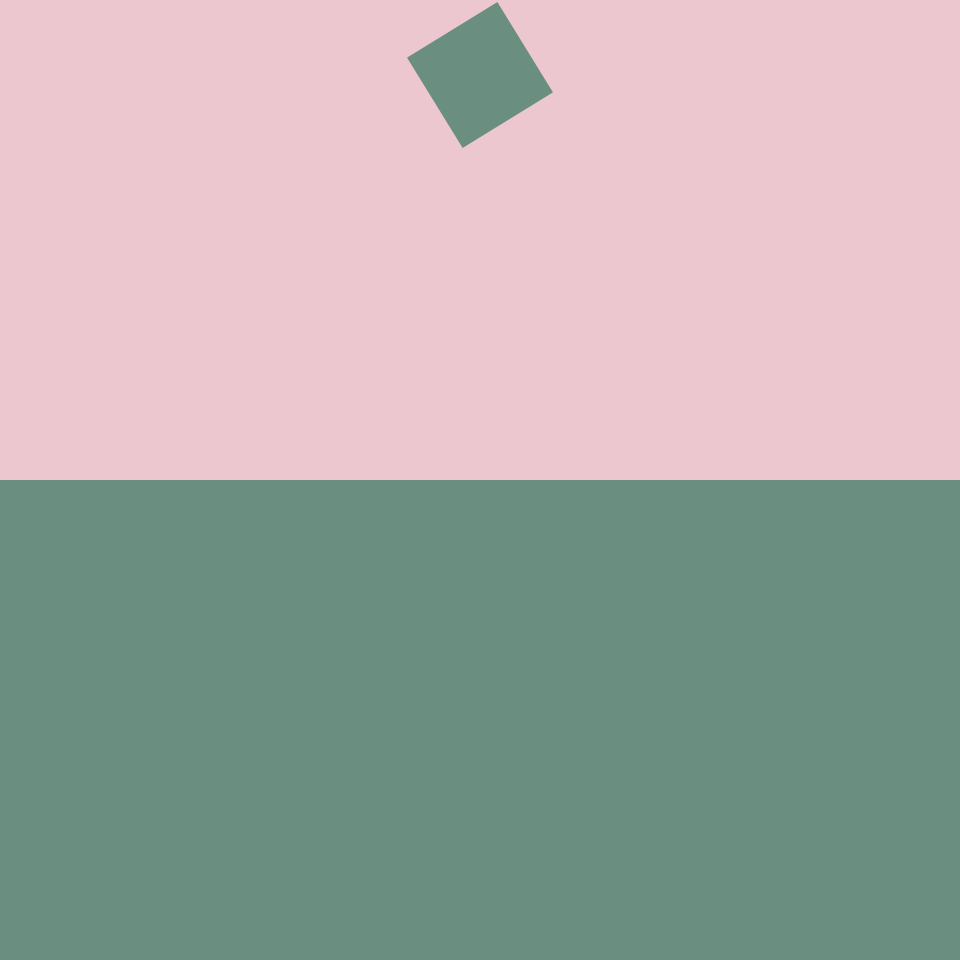
Frame 1 (no input)
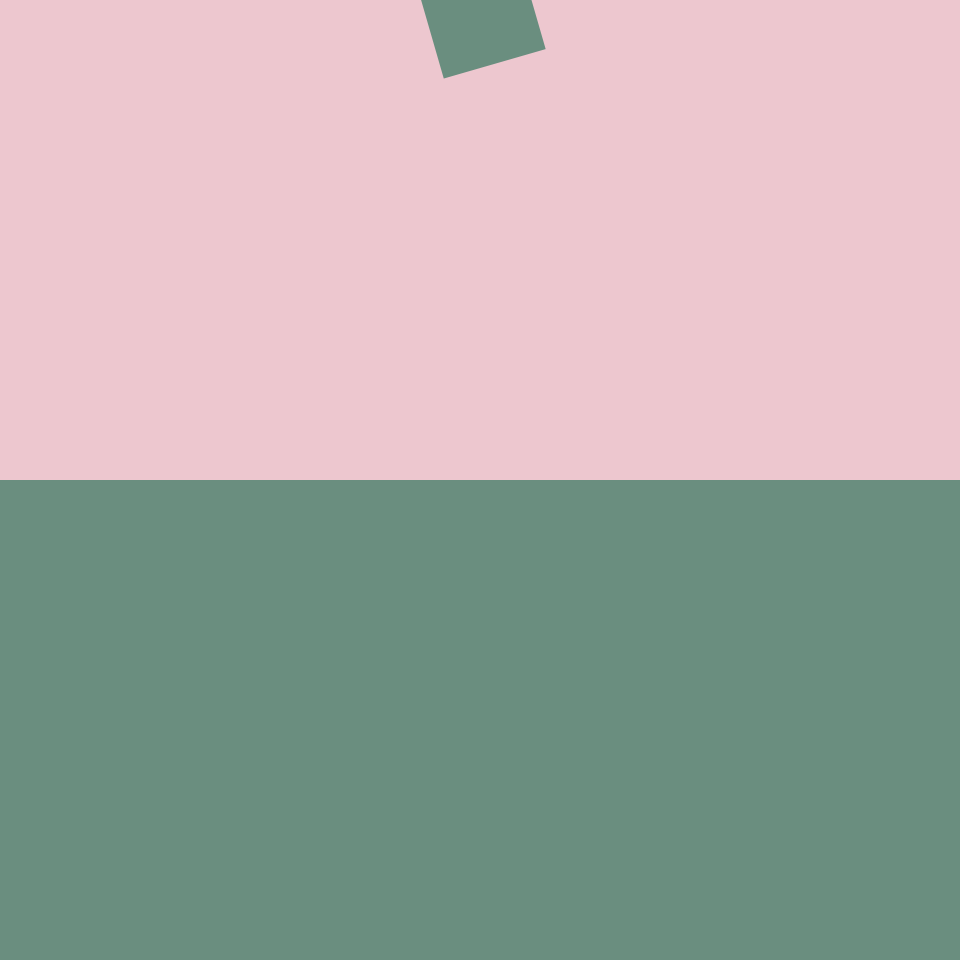
Frame 60 (the mouse pressed at the canvas centre just before this capture)
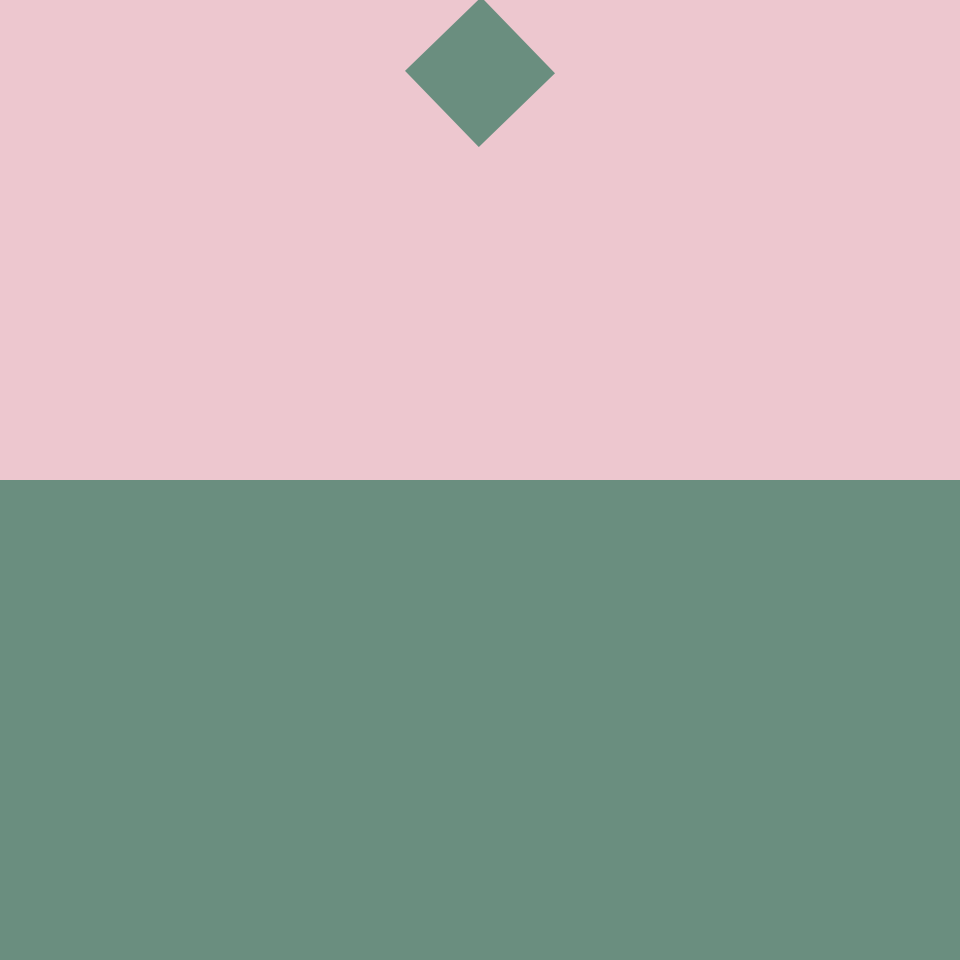
Frame 120 (the mouse held since frame 60 and released just before this capture)

The Processing sketch that drew these frames (run headless with seeded random() and noise(); from frame 60 on, the mouse is pressed at the canvas centre):

// Processing sketch: translateShape
// ── translateShape.pde
Shape s;
color c1;
color c2;
void setup() {
	size(960,960);
	s=new Shape(height-150);
	c1=(#EDC7CF);
	c2=(#6A8E7F);
}

void draw() {
	translate(width/2,height/2);
	background(0);
	noStroke();
	fill(c1);
	rect(-width/2,-height/2,width,height/2);
	fill(c2);
	rect(-width/2,0,width,height/2);
	s.move();
	s.update();
	s.updateField();
}

class Shape{
	float x1;
	float y1;
	float x2;
	float y2;
	float nx;
	float ny;
	float rad;
	float bool;
	float step;
	float step2;
	float len;
	float[]angRad;
	Shape(float len){
		x1=0;
		x2=0;
		y1=height/2-75;
		y2=-height/2+75;
		bool=1;
		this.len=len;
		step=0;
		rad=100;
		angRad=new float[361];
		for(int i=0;i<angRad.length;i++){
			angRad[i]=rad;
		}
		step2=1;
	}
	void move(){
		ny=(get2(step)*len-y1)*bool;
		if(ny==y1||ny==y2){
			step=0;
			bool*=-1;
		}
		step+=0.008;
	}
	void update(){
		noStroke();
		pushMatrix();
		translate(nx,ny);
		rotate(radians(get2(step)*360));
		if(ny<0){
			fill(c2);
			beginShape();
			for(int i=0;i<4;i++){
				vertex(cos(radians(90*i))*75,sin(radians(90*i))*75);
			}
			endShape();
		}else{
			fill(c1);
			beginShape();
			for(int i=0;i<6;i++){
				vertex(cos(radians(60*i))*75,sin(radians(60*i))*75);
			}
			endShape();
		}
		popMatrix();
	}
	void updateField(){
		if(bool>0&&-75<ny&&ny<75){
			noStroke();
			fill(c1);
			beginShape();
			for(int i=-90;i<90;i++){
				vertex(i*6,sin(radians(i+90))*(ny+75)-1);
			}
			endShape();
		}
		else if(bool>0&&75<ny&&ny<500){
			noStroke();
			fill(c1);
			beginShape();
			vertex(-180,-10);
			for(int i=-90;i<90;i++){
				vertex(i*6,sin(radians(i+90))*(300-ny)-1);
			}
			vertex(180,-10);
			endShape(CLOSE);
		}
		if(bool<0&&-75<ny&&ny<75){
			noStroke();
			fill(c2);
			beginShape();
			for(int i=-90;i<90;i++){
				vertex(i*6,-sin(radians(i+90))*(ny-75)+1);
			}
			endShape();
		}
		else if(bool<0&&-75>ny&&ny>-500){
			noStroke();
			fill(c2);
			beginShape();
			vertex(-180,0);
			for(int i=-90;i<90;i++){
				vertex(i*6,-sin(radians(i+90))*(300+ny)+1);
			}
			vertex(180,0);
			endShape(CLOSE);
		}
	}
}

float get5(float t) {
	float value=(t==1.0)?1.0:-pow(4, -6 * t) + 1;
	return value;
}
public float get(float t, float s) {
	--t;
	return t * t * ((s + 1.0) * t + s) + 1.0;
}

public float get2(float t) {
	return get(t, 1.70158);
}
public float get3(float t) {
	return t * t * t;
}
public float get4(float t) {
	return -cos(t * (PI / 2)) + 1.0;
}
